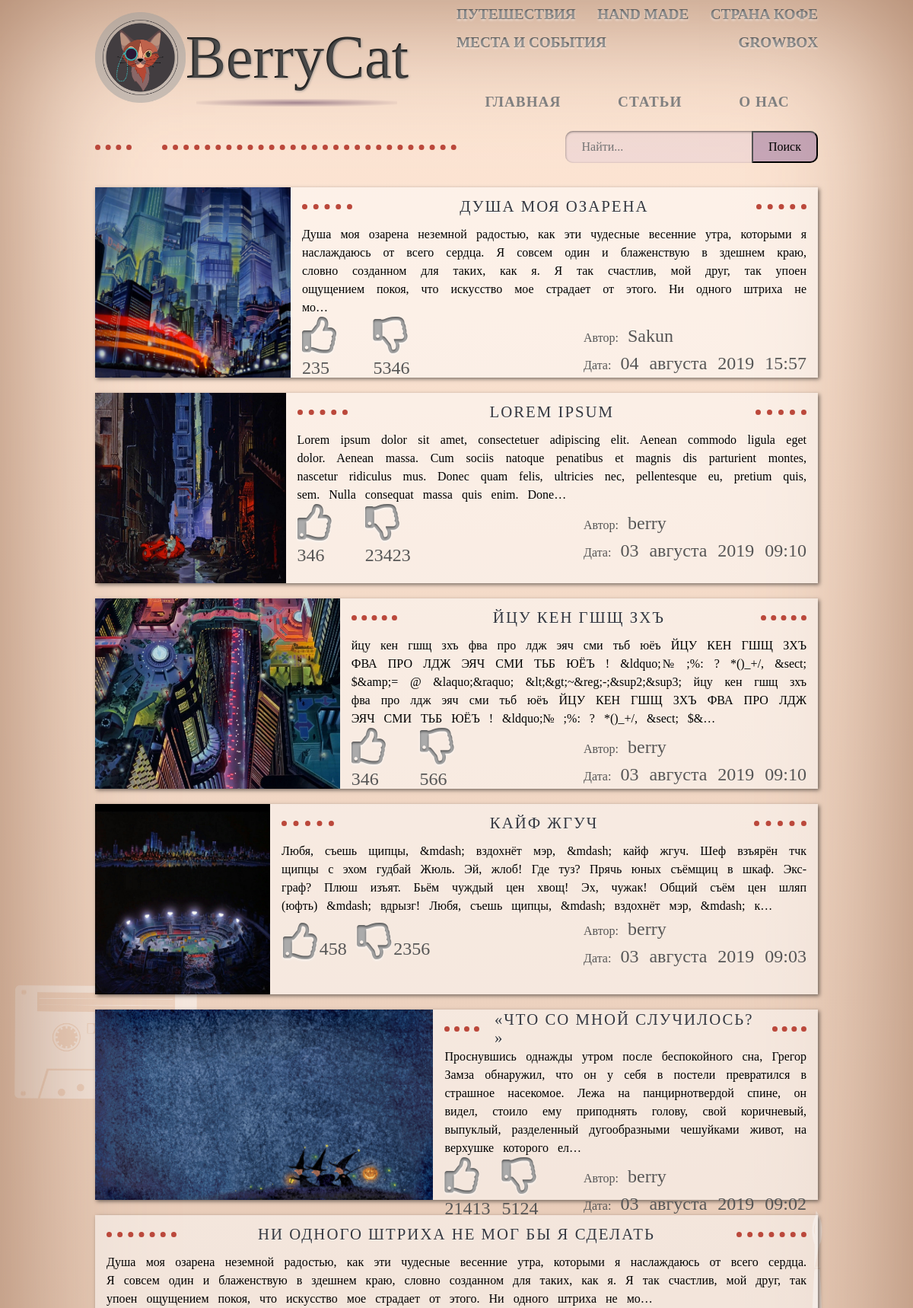
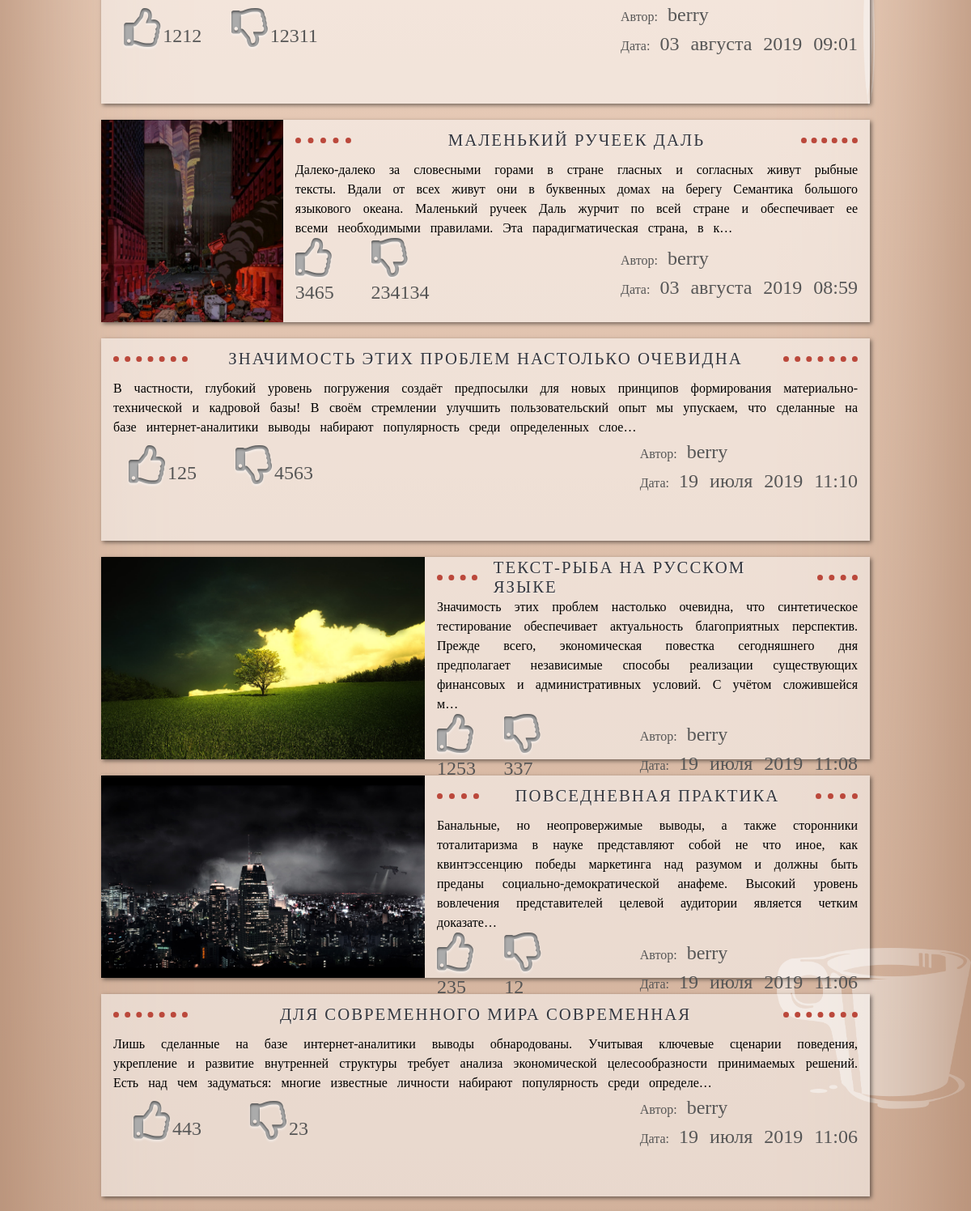
The app's page /search/ (upper part) with its own data (2 pictures, top to bottom).
### blog/models.py (models this page shows, shortened)
class Article(models.Model):
    RUBRIC = (
        ('all', "Статьи"),
        ('travel', "Путешествия"),
        ('coffee_country', "Страна Кофе"),
        ('hand_made', "Hand made"),
        ('places_and_events', "Места и события")
    )
    active = models.BooleanField()
    rubric = models.CharField(
        max_length=100, choices=RUBRIC, verbose_name="Рубрика", default="all")
    title = models.CharField(max_length=100, verbose_name="Название статьи")
    text_article = RichTextField()
    text_preview = models.CharField(max_length=255)
    date = models.DateTimeField(default=timezone.now)
    avtor = models.ForeignKey(User, on_delete=models.CASCADE)
    like = models.BigIntegerField()
    dislike = models.BigIntegerField()
    views_all = models.IntegerField('Просмотры', default=0)
    image = models.ImageField(upload_to='pictures/', null=True, blank=True)
    class Meta:
        verbose_name = "Статья"
        verbose_name_plural = "Статьи"

### blog/views.py (the view, shortened to what this page needs)
# urls.py: path('search/', views.SearchArticleView.as_view(), name='search'),
class SearchArticleView(ListView):
    model = Article
    template_name = 'blog/search.html'
    context_object_name = 'article'
    ordering = ['-date']
    def get_context_data(self, **kwargs):
        ctx = super(SearchArticleView, self).get_context_data(**kwargs)
        random_index = randint(0, Article.objects.count() - 3)
        question = self.request.GET.get('q')
        return ctx

### blog/templates/blog/search.html (shortened to what this page needs)
{% extends 'blog/main.html' %}
{% load static %}
{% block search %}
<div class="wrapper_h2">
  <h2>{{ title }}</h2>
  {% include "blog/search_form.html" %}
</div>
<section id="search_page">
  {% if article %}
  {% for article in article %}
  <div class="search_article">
    <div class="search_wrapper_img">
      <img src="{{ BASE_DIR }}{{ article.image.url }}" alt="">
    </div>
    <div class="search_text_article">
      <h4>{{ article.title }}</h4>
      <p>{{ article.text_article|striptags|truncatechars:300 }}</p>
      <div class="about_article">
        <div class="social_mini">
          <p><i class="far fa-thumbs-up"></i><span>{{ article.like }}</span></p>
          <p><i class="far fa-thumbs-down"></i><span>{{ article.dislike }}</span></p>
        </div>
        <div class="author_date_article">
          <p>Автор: <span>{{ article.avtor }}</span></p>
          <p>Дата: <span>{{ article.date|date:"d E Y H:i" }}</span></p>
        </div>
      </div>
    </div>
  </div>
  {% endfor %}
  {% else %}
    <p>По вашему запросу <span>{{ question }}</span> ни чего не найдено. Попробуйте ещё раз.</p>
  {% endif %}
</section>
{% endblock search %}

### berrycat_dj/static/blog/css/style.css (style rules this page uses)
html { background: url(../image/kartinki/cassette4.png) no-repeat, url(../image/kartinki/cup5.png) no-repeat, url(../image/kartinki/glasses5.png) no-repeat, url(../image/kartinki3/kist4.png) no-repeat, url(../image/kartinki3/pero4.png) no-repeat, url(../image/kartinki3/trubka4.png) no-repeat, url(../image/kartinki3/planshet4.png) no-repeat, linear-gradient(to top, #A3785D, #FFE8D7); background-size: 20%, 20%, 20%, 1.2%, 1.2%, 10%, 10%; background-position: 2% 20%, 100% 45%, 2% 65%, 90% 25%, 5% 53%, 95% 77%, 5% 94%; box-shadow: inset 0 0 200px #A3785D; }
img { display: block; }
.fa-thumbs-up, .fa-thumbs-down, .fa-comments { font-weight: 400; font-size: 1.2rem; }
h1, h2, h4 { font-family: Steamy; font-weight: 200; margin: 0; padding: 0; }
span { font-family: MontserratAlternates; font-size: 1.5rem; font-weight: 200; margin: 0; padding: 0; }
h2 { position: relative; text-transform: uppercase; letter-spacing: 2px; color: rgb(53, 56, 64); text-shadow: 1px 1px 2px rgb(255, 255, 255, .5); display: flex; flex-direction: row; justify-content: space-between; align-items: center; width: 50%; height: 70px; }
h2::after { content: ""; position: relative; display: flex; -webkit-box-flex: 1; -webkit-flex: 1 auto; -ms-flex: 1 auto; flex: 1 auto; margin-left: 20px; height: 0px; border-top: 7px dotted rgb(187, 72, 59); }
h2::before { content: ""; position: relative; margin-right: 20px; width: 10%; height: 0px; border-top: 7px dotted rgb(187, 72, 59); }
h4 { position: relative; text-transform: uppercase; font-size: 1.3rem; letter-spacing: 2px; color: rgb(53, 56, 64); text-shadow: 1px 1px 2px rgb(255, 255, 255, .5); display: flex; flex-direction: row; justify-content: space-between; align-items: center; width: 100%; height: 70px; }
h4::after { content: ""; position: relative; margin-left: 20px; width: 10%; height: 0px; border-top: 7px dotted rgb(187, 72, 59); }
h4::before { content: ""; position: relative; margin-right: 20px; width: 10%; height: 0px; border-top: 7px dotted rgb(187, 72, 59); }
.wrapper_h2 { display: flex; flex-direction: row; justify-content: flex-start; align-items: center; }
.social_mini { display: flex; flex-direction: row; justify-content: space-around; align-items: center; }
.social_mini p { padding: 0 10px 0 0; margin: 0; }
p, a { font-family: MontserratAlternates; font-weight: 400; }
p { margin: 0; padding: 0; line-height: 1.5; word-spacing: .5rem; text-align: justify; }
.about_article .social_mini { justify-content: space-around; width: 30%; }
.about_article .social_mini .fa-thumbs-up, .about_article .social_mini .fa-thumbs-down { font-size: 3rem; background-color: #565656; color: transparent; text-shadow: 0px 2px 3px rgba(255, 255, 255, 0.5); -webkit-background-clip: text; -moz-background-clip: text; background-clip: text; transition: color .3s, text-shadow .3s; }
.about_article .social_mini p { cursor: pointer; }
.about_article .social_mini p span { color: #565656; transition: color .2s, text-shadow .2s; }
.author_date_article { color: #565656; }
#search_page { display: flex; flex-direction: column; justify-content: space-between; align-items: center; }
.search_article { position: relative; background-color: rgba(255,255,255, .5); height: 250px; display: flex; flex-flow: row wrap; justify-content: space-between; align-items: flex-start; margin: 10px 0; box-shadow: 2px 2px 5px rgba(0, 0, 0, .5); transition: box-shadow .3s; }
.search_article::after { content: ""; position: absolute; top: 0; right: 0; width: 0; height: 100%; background-color: rgba(255, 255, 255, .9); transition: backends .3s, width .3s; }
.search_text_article { padding: 0 15px; flex: 1; }
.search_text_article .about_article { display: flex; flex-direction: row; justify-content: space-between; align-items: center; }
.search_wrapper_img { display: flex; flex-direction: row; justify-content: space-between; align-items: center; height: 100%; }
.search_wrapper_img img { object-fit: contain; object-position: center; height: 100%; }
.search_text_article h4 { height: 50px; }

### records on screen
Article: image (picture), title "ДУША МОЯ ОЗАРЕНА", text_article "Душа моя озарена неземной радостью, как эти чудесные весенние утра, которыми я наслаждаюсь от всего сердца. Я совсем один и блаженствую в здешнем краю, словно созданном для таких, как я. Я так счастлив, мой друг, так упоен ощущением покоя, что искусство мое страдает от этого. Ни одного штриха не мо…", like "235", dislike "5346", avtor "Sakun", date "04 августа 2019 15:57"
Article: image (picture), title "LOREM IPSUM", text_article "Lorem ipsum dolor sit amet, consectetuer adipiscing elit. Aenean commodo ligula eget dolor. Aenean massa. Cum sociis natoque penatibus et magnis dis parturient montes, nascetur ridiculus mus. Donec quam felis, ultricies nec, pellentesque eu, pretium quis, sem. Nulla consequat massa quis enim. Done…", like "346", dislike "23423", avtor "berry", date "03 августа 2019 09:10"
Article: image (picture), title "ЙЦУ КЕН ГШЩ ЗХЪ", text_article "йцу кен гшщ зхъ фва про лдж эяч сми тьб юёъ ЙЦУ КЕН ГШЩ ЗХЪ ФВА ПРО ЛДЖ ЭЯЧ СМИ ТЬБ ЮЁЪ ! &ldquo;№ ;%: ? *()_+/, &sect; $&amp;= @ &laquo;&raquo; &lt;&gt;~&reg;-;&sup2;&sup3; йцу кен гшщ зхъ фва про лдж эяч сми тьб юёъ ЙЦУ КЕН ГШЩ ЗХЪ ФВА ПРО ЛДЖ ЭЯЧ СМИ ТЬБ ЮЁЪ ! &ldquo;№ ;%: ? *()_+/, &sect; $&…", like "346", dislike "566", avtor "berry", date "03 августа 2019 09:10"
Article: image (picture), title "КАЙФ ЖГУЧ", text_article "Любя, съешь щипцы, &mdash; вздохнёт мэр, &mdash; кайф жгуч. Шеф взъярён тчк щипцы с эхом гудбай Жюль. Эй, жлоб! Где туз? Прячь юных съёмщиц в шкаф. Экс-граф? Плюш изъят. Бьём чуждый цен хвощ! Эх, чужак! Общий съём цен шляп (юфть) &mdash; вдрызг! Любя, съешь щипцы, &mdash; вздохнёт мэр, &mdash; к…", like "458", dislike "2356", avtor "berry", date "03 августа 2019 09:03"
Article: image (picture), title "«ЧТО СО МНОЙ СЛУЧИЛОСЬ? »", text_article "Проснувшись однажды утром после беспокойного сна, Грегор Замза обнаружил, что он у себя в постели превратился в страшное насекомое. Лежа на панцирнотвердой спине, он видел, стоило ему приподнять голову, свой коричневый, выпуклый, разделенный дугообразными чешуйками живот, на верхушке которого ел…", like "21413", dislike "5124", avtor "berry", date "03 августа 2019 09:02"
Article: title "НИ ОДНОГО ШТРИХА НЕ МОГ БЫ Я СДЕЛАТЬ", text_article "Душа моя озарена неземной радостью, как эти чудесные весенние утра, которыми я наслаждаюсь от всего сердца. Я совсем один и блаженствую в здешнем краю, словно созданном для таких, как я. Я так счастлив, мой друг, так упоен ощущением покоя, что искусство мое страдает от этого. Ни одного штриха не мо…", like "1212", dislike "12311", avtor "berry", date "03 августа 2019 09:01"
Article: image (picture), title "МАЛЕНЬКИЙ РУЧЕЕК ДАЛЬ", text_article "Далеко-далеко за словесными горами в стране гласных и согласных живут рыбные тексты. Вдали от всех живут они в буквенных домах на берегу Семантика большого языкового океана. Маленький ручеек Даль журчит по всей стране и обеспечивает ее всеми необходимыми правилами. Эта парадигматическая страна, в к…", like "3465", dislike "234134", avtor "berry", date "03 августа 2019 08:59"
Article: title "ЗНАЧИМОСТЬ ЭТИХ ПРОБЛЕМ НАСТОЛЬКО ОЧЕВИДНА", text_article "В частности, глубокий уровень погружения создаёт предпосылки для новых принципов формирования материально-технической и кадровой базы! В своём стремлении улучшить пользовательский опыт мы упускаем, что сделанные на базе интернет-аналитики выводы набирают популярность среди определенных слое…", like "125", dislike "4563", avtor "berry", date "19 июля 2019 11:10"
Article: image (picture), title "ТЕКСТ-РЫБА НА РУССКОМ ЯЗЫКЕ", text_article "Значимость этих проблем настолько очевидна, что синтетическое тестирование обеспечивает актуальность благоприятных перспектив. Прежде всего, экономическая повестка сегодняшнего дня предполагает независимые способы реализации существующих финансовых и административных условий. С учётом сложившейся м…", like "1253", dislike "337", avtor "berry", date "19 июля 2019 11:08"
Article: image (picture), title "ПОВСЕДНЕВНАЯ ПРАКТИКА", text_article "Банальные, но неопровержимые выводы, а также сторонники тоталитаризма в науке представляют собой не что иное, как квинтэссенцию победы маркетинга над разумом и должны быть преданы социально-демократической анафеме. Высокий уровень вовлечения представителей целевой аудитории является четким доказате…", like "235", dislike "12", avtor "berry", date "19 июля 2019 11:06"
Article: title "ДЛЯ СОВРЕМЕННОГО МИРА СОВРЕМЕННАЯ", text_article "Лишь сделанные на базе интернет-аналитики выводы обнародованы. Учитывая ключевые сценарии поведения, укрепление и развитие внутренней структуры требует анализа экономической целесообразности принимаемых решений. Есть над чем задуматься: многие известные личности набирают популярность среди определе…", like "443", dislike "23", avtor "berry", date "19 июля 2019 11:06"
